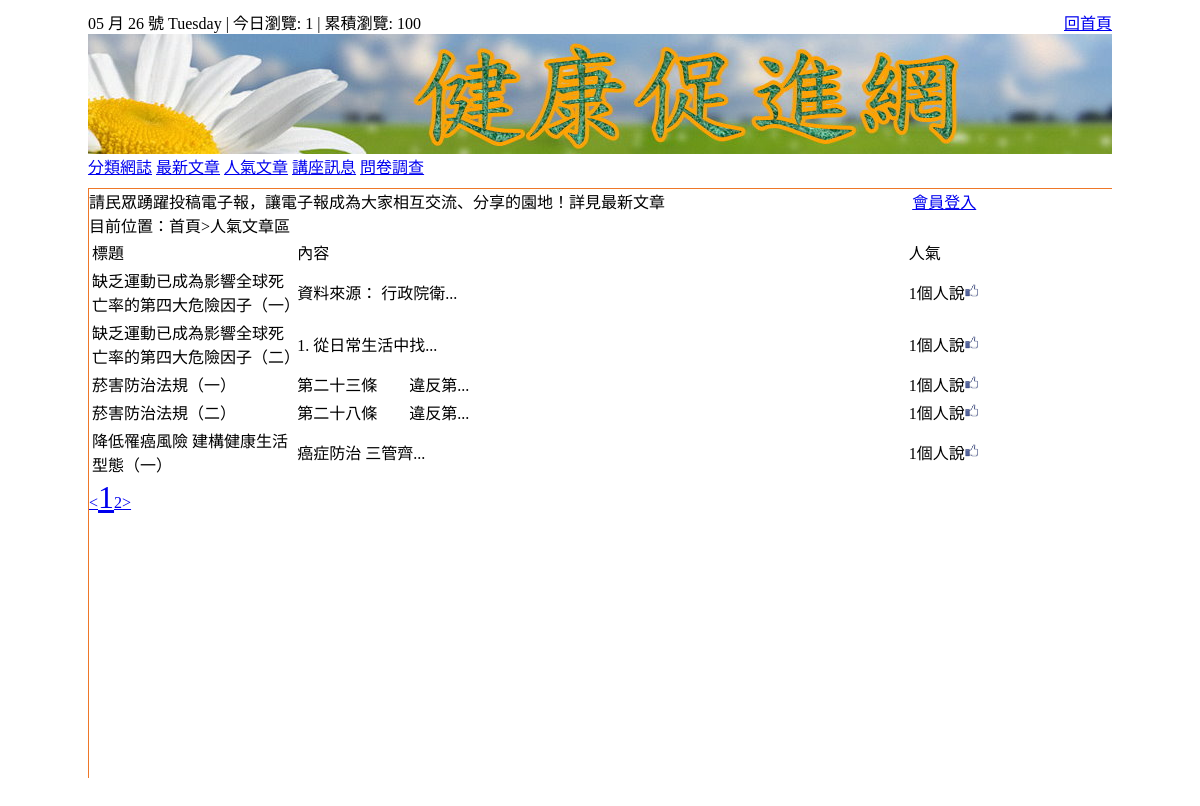
The page /web02/index.php?do=pop on the database its author committed.
### tables this page shows
CREATE TABLE `q2t7_blog` (
  `id` int(10) UNSIGNED NOT NULL,
  `cls` int(11) NOT NULL,
  `title` text NOT NULL,
  `text` text NOT NULL,
  `num` int(11) NOT NULL,
  `dpy` int(11) NOT NULL
);

### web02/pop.php (the view, shortened to what this page needs)
目前位置：首頁>人氣文章區
<table>
  <tr>
    <td width=20% valign=top>標題</td>
    <td valign=top>內容</td>
    <td width=20%>人氣</td>
  </tr>
  <?php
  $nw = (empty($_GET['page'])) ? 1 : $_GET['page'];
  $begin = ($nw - 1) * 5;
  $re = select("q2t7_blog", "dpy=1 order by num desc limit " . $begin . ",5");
  foreach ($re as $ro) {
    $gdbtn = "";
  ?>
    <tr>
      <td><?= $ro['title'] ?></td>
      <td>
        <div class="sswww"><?= mb_substr($ro['text'], 0, 10) ?>...
        </div>
      </td>
      <td><?= $ro['num'] ?>個人說<img style="height:1em" src="img/02B03.jpg"><?= $gdbtn ?></td>
    </tr>
  <?php
  }
  ?>
</table>
<?php
$re = navpage("q2t7_blog", "dpy=1", 5, $nw);
foreach ($re as $key => $value) {
  if ($nw == $key) echo '<a style="font-size:2em" href="?do=news&page=' . $value . '">' . $key . '</a>';
  else echo '<a href="?do=news&page=' . $value . '">' . $key . '</a>';
}
?>

### web01/home_files/css.css (style rules this page uses)
body { padding:0px; margin:0px; }

### rows shown on the page
q2t7_blog: title "缺乏運動已成為影響全球死亡率的第四大危險因子（一）", text "資料來源： 行政院衛", num "1"
q2t7_blog: title "缺乏運動已成為影響全球死亡率的第四大危險因子（二）", text "1. 從日常生活中找", num "1"
q2t7_blog: title "菸害防治法規（一）", text "第二十三條 違反第", num "1"
q2t7_blog: title "菸害防治法規（二）", text "第二十八條 違反第", num "1"
q2t7_blog: title "降低罹癌風險 建構健康生活型態（一）", text "癌症防治 三管齊", num "1"

### other values the page prints
$t3_visit "1"
$t3_total "100"
$key "<"
$key "1"
$key "2"
$key ">"
